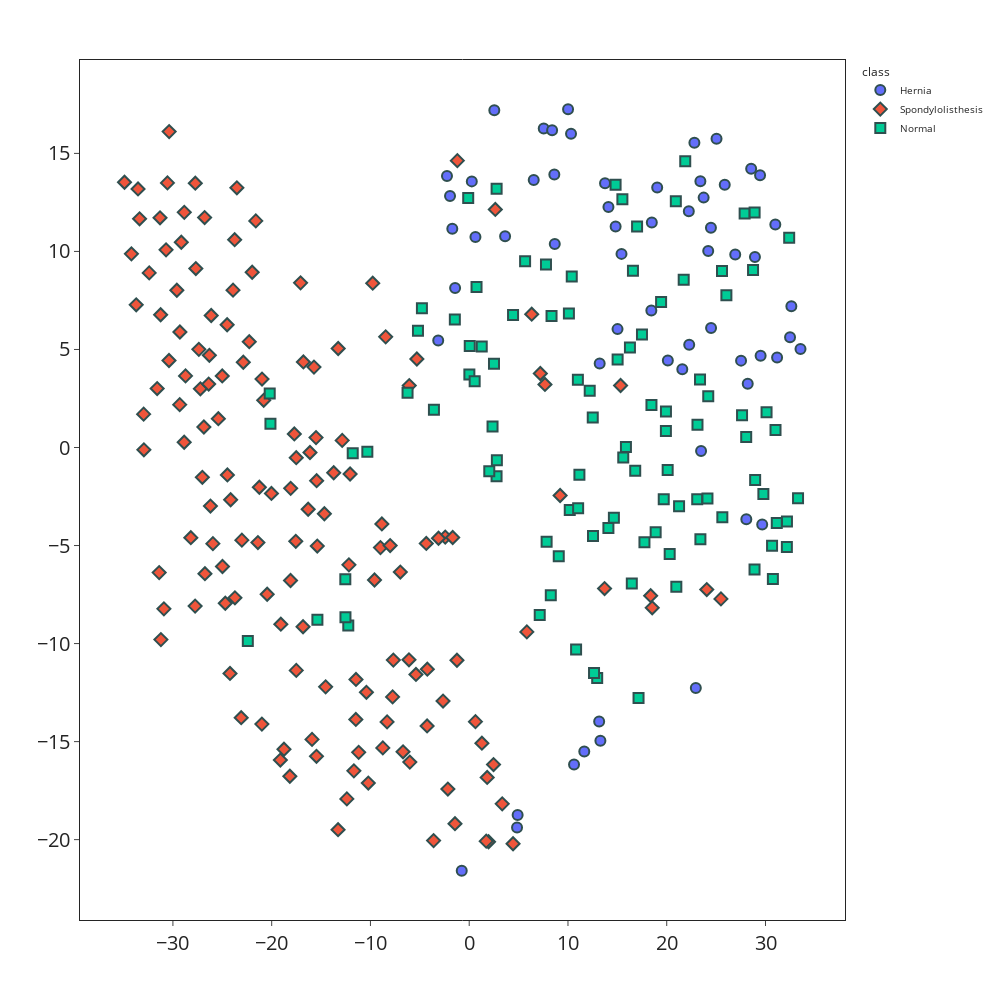

Write notebook code for a chart like this one.
### Markdown cell above
#### Plot t-SNE embedding

### Code cell
tsne.plot_tsne_embedding_classification()

### Figure 1 — Plotly figure (JSON) as saved in the notebook; plotly's stock layout.template omitted (floating-point values rounded to 4 significant figures; data arrays with more than 128 entries replaced by an {"elided": "..."} marker saying what was removed)
{"data": [{"customdata": [[0], [1], [2], [3], [4], [5], [6], [7], [8], [9], [10], [11], [12], [13], [14], [15], [16], [17], [18], [19], [20], [21], [22], [23], [24], [25], [26], [27], [28], [29], [30], [31], [32], [33], [34], [35], [36], [37], [38], [39], [40], [41], [42], [43], [44], [45], [46], [47], [48], [49], [50], [51], [52], [53], [54], [55], [56], [57], [58], [59]], "hovertemplate": "class=Hernia<br>comp-1=%{x}<br>comp-2=%{y}<br>id=%{customdata[0]}<extra></extra>", "legendgroup": "Hernia", "marker": {"color": "#636efa", "line": {"color": "DarkSlateGrey", "width": 2}, "size": 10, "symbol": "circle"}, "mode": "markers", "name": "Hernia", "orientation": "v", "showlegend": true, "type": "scatter", "x": [-2.25, 31.17, -1.713, -1.944, 11.65, 28.93, 15.02, 28.2, 22.28, -0.757, 10.61, 28.55, 18.49, 13.75, 6.533, 21.58, -1.429, 29.67, 26.94, 29.51, 23.48, 8.663, 0.2612, 27.53, 25.04, 10.31, 29.45, 22.95, 22.8, 0.6308, 13.21, 4.903, 22.24, 24.49, 7.545, 32.48, 28.06, 31.0, 8.395, 14.82, 33.54, 13.16, 15.42, 3.633, -3.138, 8.619, 19.03, 23.41, 24.47, 25.87, 14.1, 2.542, 10.01, 32.62, 23.74, 4.843, 13.28, 18.44, 24.2, 20.11], "xaxis": "x", "y": [13.85, 4.589, 11.16, 12.83, -15.5, 9.717, 6.038, 3.248, 5.246, -21.59, -16.17, 14.21, 11.48, 13.48, 13.64, 3.994, 8.136, -3.929, 9.846, 4.681, -0.1756, 10.37, 13.57, 4.431, 15.75, 16.0, 13.89, -12.27, 15.55, 10.73, 4.284, -18.75, 12.05, 6.099, 16.27, 5.627, -3.656, 11.38, 16.18, 11.27, 5.018, -13.98, 9.875, 10.77, 5.454, 13.93, 13.26, 13.58, 11.2, 13.4, 12.27, 17.21, 17.25, 7.201, 12.74, -19.38, -14.96, 6.982, 10.02, 4.435], "yaxis": "y"}, {"customdata": {"elided": "150x1 int values"}, "hovertemplate": "class=Spondylolisthesis<br>comp-1=%{x}<br>comp-2=%{y}<br>id=%{customdata[0]}<extra></extra>", "legendgroup": "Spondylolisthesis", "marker": {"color": "#EF553B", "line": {"color": "DarkSlateGrey", "width": 2}, "size": 10, "symbol": "diamond"}, "mode": "markers", "name": "Spondylolisthesis", "orientation": "v", "showlegend": true, "type": "scatter", "x": {"elided": "150 float values"}, "xaxis": "x", "y": {"elided": "150 float values"}, "yaxis": "y"}, {"customdata": [[210], [211], [212], [213], [214], [215], [216], [217], [218], [219], [220], [221], [222], [223], [224], [225], [226], [227], [228], [229], [230], [231], [232], [233], [234], [235], [236], [237], [238], [239], [240], [241], [242], [243], [244], [245], [246], [247], [248], [249], [250], [251], [252], [253], [254], [255], [256], [257], [258], [259], [260], [261], [262], [263], [264], [265], [266], [267], [268], [269], [270], [271], [272], [273], [274], [275], [276], [277], [278], [279], [280], [281], [282], [283], [284], [285], [286], [287], [288], [289], [290], [291], [292], [293], [294], [295], [296], [297], [298], [299], [300], [301], [302], [303], [304], [305], [306], [307], [308], [309]], "hovertemplate": "class=Normal<br>comp-1=%{x}<br>comp-2=%{y}<br>id=%{customdata[0]}<extra></extra>", "legendgroup": "Normal", "marker": {"color": "#00cc96", "line": {"color": "DarkSlateGrey", "width": 2}, "size": 10, "symbol": "square"}, "mode": "markers", "name": "Normal", "orientation": "v", "showlegend": true, "type": "scatter", "x": [25.6, 7.773, 18.88, 10.38, 19.7, 32.4, 12.96, 20.3, 19.92, -0.1012, 21.87, 9.067, -6.243, -15.37, -22.42, 7.837, 2.77, -1.455, 31.01, 23.09, -4.788, 12.51, 23.37, 24.12, 25.63, 0.7413, -3.573, 2.032, -10.32, 8.337, 27.63, 18.45, 32.16, 28.95, 2.775, 14.09, 19.43, 16.58, 16.81, 17.0, 30.75, 20.97, 7.14, -5.188, -12.54, -11.79, 10.18, 8.261, 24.2, 0.05439, 11.16, -12.24, 28.74, 32.17, 10.82, 21.25, 15.6, 11.03, 11.0, 27.89, 12.53, 21.72, 28.05, 28.89, 30.11, 2.8, 19.92, 2.362, 17.15, 10.09, 16.27, 0.01605, 12.2, 14.65, 2.509, 0.5529, 1.269, 33.3, -12.53, 23.11, 28.9, 15.03, 31.14, 16.46, 20.1, 17.74, 26.04, 20.92, 4.439, -20.2, 12.64, -20.13, 15.51, 30.66, 23.41, 17.49, 14.82, 5.659, 15.87, 29.79], "xaxis": "x", "y": [9.008, 9.33, -4.326, 8.727, -2.642, 10.7, -11.76, -5.431, 1.842, 12.73, 14.61, -5.548, 2.789, -8.787, -9.864, -4.805, -1.471, 6.527, 0.891, -2.645, 7.098, 1.533, 3.472, -2.607, -3.553, 8.188, 1.924, -1.207, -0.2202, 6.702, 1.641, 2.165, -5.072, -1.656, 13.19, -4.101, 7.418, 9.015, -1.182, 11.27, -6.704, -7.097, -8.542, 5.95, -6.724, -0.2965, -3.185, -7.531, 2.612, 5.18, -1.389, -9.079, 9.048, -3.773, -10.31, -2.995, -0.5061, -3.098, 3.455, 11.93, -4.511, 8.56, 0.5386, -6.217, 1.798, -0.6452, 0.8422, 1.067, -12.77, 6.829, 5.094, 3.722, 2.898, -3.581, 4.267, 3.377, 5.148, -2.586, -8.654, 1.157, 11.98, 4.489, -3.851, -6.941, -1.145, -4.833, 7.767, 12.56, 6.762, 2.757, -11.5, 1.215, 12.66, -5.005, -4.678, 5.769, 13.4, 9.497, 0.02158, -2.374], "yaxis": "y"}], "layout": {"font": {"size": 10}, "height": 1000, "legend": {"title": {"text": "class"}, "tracegroupgap": 0}, "margin": {"t": 60}, "width": 1000, "xaxis": {"anchor": "y", "domain": [0, 1], "mirror": true, "showgrid": false, "tickfont": {"size": 20}, "ticks": "outside", "title": {}, "zeroline": false}, "yaxis": {"anchor": "x", "domain": [0, 1], "mirror": true, "showgrid": false, "tickfont": {"size": 20}, "ticks": "outside", "title": {}, "zeroline": false}}}
